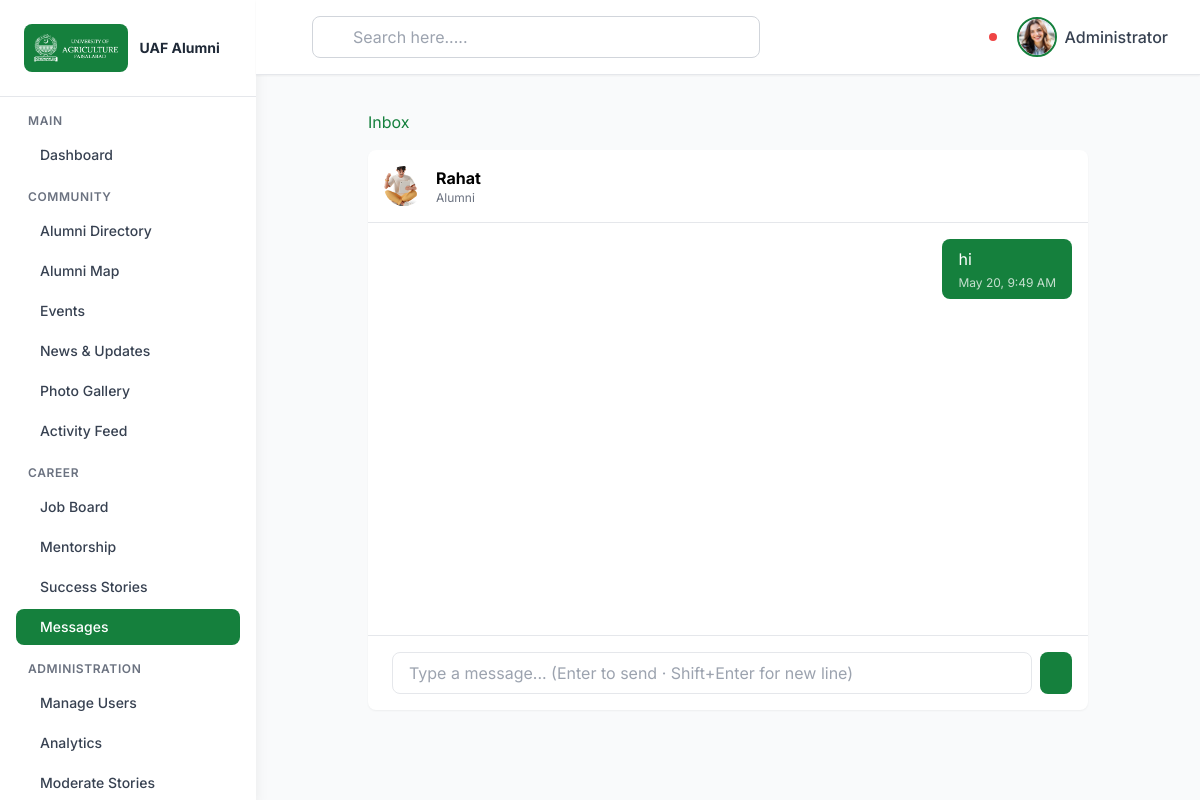
The app's page /admin/index.php?action=conversation&with=2 (signed in) with its own data.
### tables this page shows
CREATE TABLE `alumni` (
  `alumni_id` int(11) NOT NULL,
  `user_id` int(11) NOT NULL,
  `name` varchar(255) NOT NULL,
  `phone` varchar(20) DEFAULT NULL,
  `graduation_year` int(4) DEFAULT NULL,
  `department` varchar(100) DEFAULT NULL,
  `degree` varchar(100) DEFAULT NULL,
  `current_job` varchar(255) DEFAULT NULL,
  `company` varchar(255) DEFAULT NULL,
  `address` text DEFAULT NULL,
  `profile_picture` varchar(255) DEFAULT NULL,
  `bio` text DEFAULT NULL,
  `achievements` text DEFAULT NULL,
  `skills` text DEFAULT NULL,
  `updated_at` datetime DEFAULT NULL ON UPDATE current_timestamp(),
  `latitude` decimal(10,7) DEFAULT NULL,
  `longitude` decimal(10,7) DEFAULT NULL,
  `geocoded_address` varchar(500) DEFAULT NULL
);

CREATE TABLE `users` (
  `user_id` int(11) NOT NULL,
  `email` varchar(255) NOT NULL,
  `password` varchar(255) NOT NULL,
  `role` varchar(50) NOT NULL DEFAULT 'alumni',
  `created_at` datetime NOT NULL DEFAULT current_timestamp(),
  `status` varchar(20) DEFAULT 'active'
);

CREATE TABLE `messages` (
  `message_id` int(11) NOT NULL,
  `sender_id` int(11) NOT NULL,
  `receiver_id` int(11) NOT NULL,
  `body` text NOT NULL,
  `is_read` tinyint(1) DEFAULT 0,
  `created_at` datetime NOT NULL DEFAULT current_timestamp()
);

### admin/controllers/MessageController.php (called while the page is built, shortened)
<?php
require_once __DIR__ . '/../includes/helpers.php';
require_once __DIR__ . '/../models/Message.php';
class MessageController {
    private $model;
    public function __construct() { $this->model = new Message(); }
    public function conversation() {
        $partnerId = (int)($_GET['with'] ?? 0);
        $partner = get_user_display($partnerId);
        $messages = $this->model->getConversation($_SESSION['user_id'], $partnerId);
        $this->model->markRead($partnerId, $_SESSION['user_id']);
        require __DIR__ . '/../views/messages/conversation.php';
    }
}

### admin/includes/helpers.php (called while the page is built, shortened)
<?php
function e($str) {
    return htmlspecialchars($str ?? '', ENT_QUOTES, 'UTF-8');
}
function get_user_display($userId) {
    $userId = (int)$userId;
    require_once __DIR__ . '/../config/database.php';
    $db = new Database();
    $conn = $db->getConnection();
    $stmt = $conn->prepare("SELECT u.user_id, u.email, u.role, a.name, a.profile_picture, a.current_job, a.company
                            FROM users u
                            LEFT JOIN alumni a ON a.user_id = u.user_id
                            WHERE u.user_id = ?");
    $stmt->execute([$userId]);
    $row = $stmt->fetch();
    return $row;
}

### admin/models/Message.php (called while the page is built, shortened)
<?php
require_once __DIR__ . '/../config/database.php';
class Message {
    private $conn;
    public function __construct() {
        $db = new Database();
        $this->conn = $db->getConnection();
    }
    public function getConversation($userA, $userB, $limit = 100) {
        $stmt = $this->conn->prepare("SELECT * FROM messages
                                      WHERE (sender_id=? AND receiver_id=?) OR (sender_id=? AND receiver_id=?)
                                      ORDER BY created_at ASC LIMIT ?");
        $stmt->bindValue(1, $userA, PDO::PARAM_INT);
        $stmt->bindValue(2, $userB, PDO::PARAM_INT);
        $stmt->bindValue(3, $userB, PDO::PARAM_INT);
        $stmt->bindValue(4, $userA, PDO::PARAM_INT);
        $stmt->bindValue(5, $limit, PDO::PARAM_INT);
        $stmt->execute();
        return $stmt->fetchAll();
    }
}

### admin/config/database.php (called while the page is built, shortened)
<?php
class Database {
    private $host = 'localhost';
    private $db_name = 'alumni_portal';
    private $username = 'root';
    private $password = '';
    public function getConnection() {
        $this->conn = null;
        try {
            $this->conn = new PDO(
                "mysql:host=" . $this->host . ";dbname=" . $this->db_name . ";charset=utf8mb4",
                $this->username,
                $this->password,
                [
                    PDO::ATTR_ERRMODE => PDO::ERRMODE_EXCEPTION,
                    PDO::ATTR_DEFAULT_FETCH_MODE => PDO::FETCH_ASSOC,
                    PDO::ATTR_EMULATE_PREPARES => false
                ]
            );
        } catch(PDOException $exception) {
            error_log("Connection error: " . $exception->getMessage());
        }
        return $this->conn;
    }
}

### admin/views/messages/conversation.php (the view, shortened to what this page needs)
<?php
$partnerName = $partner['name'] ?? 'User';
$partnerPic = !empty($partner['profile_picture']) ? $partner['profile_picture'] : 'assets/images/avatar-with-laptop.png';
$partnerSub = $partner['current_job'] ?? ucfirst($partner['role'] ?? '');
?>
<!DOCTYPE html>
<html lang="en">
<?php include __DIR__ . '/../shared/head.php'; ?>
<body class="bg-gray-50">
<?php include __DIR__ . '/../shared/sidebar.php'; ?>
<?php include __DIR__ . '/../shared/header.php'; ?>
<main class="lg:ml-64 pt-20 min-h-screen">
    <div class="p-6 max-w-3xl mx-auto">
        <a href="index.php?action=messages" class="text-green-700 hover:underline mb-4 inline-flex items-center"><i class="ri-arrow-left-line"></i> Inbox</a>
        <div class="bg-white rounded-lg shadow-sm flex flex-col" style="height: 70vh;">
            <div class="p-4 border-b flex items-center space-x-3 flex-shrink-0">
                <img src="<?= e($partnerPic) ?>" class="w-10 h-10 rounded-full object-cover" alt="">
                <div class="flex-1">
                    <p class="font-bold"><?= e($partnerName) ?></p>
                    <?php if ($partnerSub): ?>
                        <p class="text-xs text-gray-500"><?= e($partnerSub) ?></p>
                    <?php endif; ?>
                </div>
            </div>
            <div id="chatBox" class="p-4 space-y-3 overflow-y-auto flex-1">
                <?php foreach ($messages as $m): $me = ($m['sender_id'] == $_SESSION['user_id']); ?>
                    <div class="flex <?= $me ? 'justify-end' : 'justify-start' ?>">
                        <div class="max-w-xs md:max-w-md px-4 py-2 rounded-lg <?= $me ? 'bg-green-700 text-white' : 'bg-gray-100 text-gray-800' ?>">
                            <p class="whitespace-pre-wrap break-words"><?= e($m['body']) ?></p>
                            <p class="text-xs opacity-75 mt-1 <?= $me ? '' : 'text-gray-500' ?>"><?= date('M d, g:i A', strtotime($m['created_at'])) ?></p>
                        </div>
                    </div>
                <?php endforeach; ?>
            </div>
            <form id="chatForm" method="POST" action="index.php?action=message_send" class="p-4 border-t flex space-x-2 flex-shrink-0">
                <textarea id="msgInput" name="body" required placeholder="Type a message... (Enter to send · Shift+Enter for new line)"
                          rows="1"
                          class="flex-1 px-4 py-2 border rounded-lg focus:ring-2 focus:ring-green-500 resize-none max-h-32"
                          autofocus></textarea>
                <button type="submit" class="bg-green-700 text-white px-4 py-2 rounded-lg hover:bg-green-800 flex-shrink-0">
                </button>
            </form>
        </div>
    </div>
</main>
</body>
</html>

### admin/views/shared/head.php (style rules this page uses)
:root { --primary-green: #1a5f3f; --primary-green-dark: #0f4a2f; --primary-green-light: #2d7a5a; }
body { font-family: 'Inter', sans-serif; }

### records on screen
alumni: name "Rahat", current_job.role "Alumni"
messages: body "hi", created_at "May 20, 9:49 AM"

### other values on screen
$_SESSION['name'] "Administrator"
